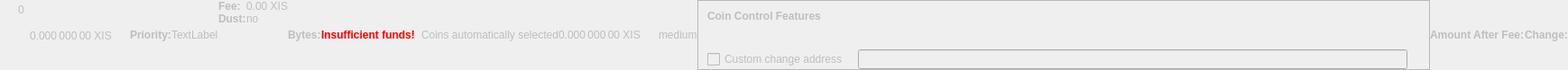
    <widget class="QWidget" name="dummyHideWidget" native="true">
     <property name="enabled">
      <bool>false</bool>
     </property>
     <property name="maximumSize">
      <size>
       <width>100</width>
       <height>22</height>
      </size>
     </property>
     <layout class="QHBoxLayout" name="dummyHideLayout">
      <property name="spacing">
       <number>0</number>
      </property>
      <property name="leftMargin">
       <number>0</number>
      </property>
      <property name="topMargin">
       <number>0</number>
      </property>
      <property name="rightMargin">
       <number>0</number>
      </property>
      <property name="bottomMargin">
       <number>0</number>
      </property>
      <item>
       <layout class="QFormLayout" name="formLayoutCoinControl1">
        <property name="horizontalSpacing">
         <number>10</number>
        </property>
        <property name="verticalSpacing">
         <number>14</number>
        </property>
        <property name="leftMargin">
         <number>10</number>
        </property>
        <property name="topMargin">
         <number>4</number>
        </property>
        <property name="rightMargin">
         <number>6</number>
        </property>
        <item row="0" column="1">
         <widget class="QLabel" name="labelCoinControlBytes">
          <property name="cursor">
           <cursorShape>IBeamCursor</cursorShape>
          </property>
          <property name="contextMenuPolicy">
           <enum>Qt::ActionsContextMenu</enum>
          </property>
          <property name="text">
           <string notr="true">0</string>
          </property>
          <property name="textInteractionFlags">
           <set>Qt::LinksAccessibleByMouse|Qt::TextSelectableByKeyboard|Qt::TextSelectableByMouse</set>
          </property>
         </widget>
        </item>
       </layout>
      </item>
      <item>
       <widget class="QLabel" name="labelCoinControlAfterFee">
        <property name="enabled">
         <bool>false</bool>
        </property>
        <property name="sizePolicy">
         <sizepolicy hsizetype="Fixed" vsizetype="Fixed">
          <horstretch>0</horstretch>
          <verstretch>0</verstretch>
         </sizepolicy>
        </property>
        <property name="minimumSize">
         <size>
          <width>111</width>
          <height>12</height>
         </size>
        </property>
        <property name="maximumSize">
         <size>
          <width>111</width>
          <height>12</height>
         </size>
        </property>
        <property name="cursor">
         <cursorShape>IBeamCursor</cursorShape>
        </property>
        <property name="contextMenuPolicy">
         <enum>Qt::ActionsContextMenu</enum>
        </property>
        <property name="text">
         <string notr="true">0.000 000 00 XIS</string>
        </property>
        <property name="textInteractionFlags">
         <set>Qt::LinksAccessibleByMouse|Qt::TextSelectableByKeyboard|Qt::TextSelectableByMouse</set>
        </property>
       </widget>
      </item>
      <item>
       <widget class="QLabel" name="labelCoinControlPriorityText">
        <property name="enabled">
         <bool>false</bool>
        </property>
        <property name="font">
         <font>
          <weight>75</weight>
          <bold>true</bold>
         </font>
        </property>
        <property name="text">
         <string>Priority:</string>
        </property>
       </widget>
      </item>
      <item>
       <layout class="QHBoxLayout" name="horizontalLayout">
        <item>
         <widget class="QLabel" name="WarningLabel">
          <property name="text">
           <string>TextLabel</string>
          </property>
         </widget>
        </item>
       </layout>
      </item>
      <item>
       <layout class="QFormLayout" name="formLayoutCoinControl3">
        <property name="horizontalSpacing">
         <number>0</number>
        </property>
        <property name="verticalSpacing">
         <number>0</number>
        </property>
        <property name="leftMargin">
         <number>0</number>
        </property>
        <property name="topMargin">
         <number>0</number>
        </property>
        <property name="rightMargin">
         <number>0</number>
        </property>
        <item row="0" column="0">
         <widget class="QLabel" name="labelCoinControlFeeText">
          <property name="enabled">
           <bool>false</bool>
          </property>
          <property name="font">
           <font>
            <weight>75</weight>
            <bold>true</bold>
           </font>
          </property>
          <property name="text">
           <string>Fee:</string>
          </property>
          <property name="margin">
           <number>0</number>
          </property>
         </widget>
        </item>
        <item row="0" column="1">
         <widget class="QLabel" name="labelCoinControlFee">
          <property name="enabled">
           <bool>false</bool>
          </property>
          <property name="cursor">
           <cursorShape>IBeamCursor</cursorShape>
          </property>
          <property name="contextMenuPolicy">
           <enum>Qt::ActionsContextMenu</enum>
          </property>
          <property name="text">
           <string notr="true">0.00 XIS</string>
          </property>
          <property name="textInteractionFlags">
           <set>Qt::LinksAccessibleByMouse|Qt::TextSelectableByKeyboard|Qt::TextSelectableByMouse</set>
          </property>
         </widget>
        </item>
        <item row="1" column="0">
         <widget class="QLabel" name="labelCoinControlLowOutputText">
          <property name="enabled">
           <bool>false</bool>
          </property>
          <property name="font">
           <font>
            <weight>75</weight>
            <bold>true</bold>
           </font>
          </property>
          <property name="text">
           <string>Dust:</string>
          </property>
         </widget>
        </item>
        <item row="1" column="1">
         <widget class="QLabel" name="labelCoinControlLowOutput">
          <property name="enabled">
           <bool>false</bool>
          </property>
          <property name="cursor">
           <cursorShape>IBeamCursor</cursorShape>
          </property>
          <property name="contextMenuPolicy">
           <enum>Qt::ActionsContextMenu</enum>
          </property>
          <property name="text">
           <string>no</string>
          </property>
          <property name="textInteractionFlags">
           <set>Qt::LinksAccessibleByMouse|Qt::TextSelectableByKeyboard|Qt::TextSelectableByMouse</set>
          </property>
         </widget>
        </item>
       </layout>
      </item>
      <item>
       <widget class="QLabel" name="labelCoinControlBytesText">
        <property name="enabled">
         <bool>false</bool>
        </property>
        <property name="font">
         <font>
          <weight>75</weight>
          <bold>true</bold>
         </font>
        </property>
        <property name="text">
         <string>Bytes:</string>
        </property>
       </widget>
      </item>
      <item>
       <layout class="QFormLayout" name="formLayoutCoinControl2">
        <property name="horizontalSpacing">
         <number>0</number>
        </property>
        <property name="verticalSpacing">
         <number>0</number>
        </property>
        <property name="leftMargin">
         <number>0</number>
        </property>
        <property name="topMargin">
         <number>0</number>
        </property>
        <property name="rightMargin">
         <number>0</number>
        </property>
       </layout>
      </item>
      <item>
       <layout class="QHBoxLayout" name="horizontalLayoutCoinControl2">
        <property name="spacing">
         <number>0</number>
        </property>
        <property name="bottomMargin">
         <number>0</number>
        </property>
       </layout>
      </item>
      <item>
       <widget class="QLabel" name="labelCoinControlInsuffFunds">
        <property name="enabled">
         <bool>false</bool>
        </property>
        <property name="minimumSize">
         <size>
          <width>0</width>
          <height>0</height>
         </size>
        </property>
        <property name="font">
         <font>
          <weight>75</weight>
          <bold>true</bold>
         </font>
        </property>
        <property name="styleSheet">
         <string notr="true">color:red;font-weight:bold;</string>
        </property>
        <property name="text">
         <string>Insufficient funds!</string>
        </property>
        <property name="margin">
         <number>5</number>
        </property>
       </widget>
      </item>
      <item>
       <layout class="QFormLayout" name="formLayoutCoinControl4">
        <property name="horizontalSpacing">
         <number>0</number>
        </property>
        <property name="verticalSpacing">
         <number>0</number>
        </property>
        <property name="leftMargin">
         <number>0</number>
        </property>
        <property name="topMargin">
         <number>0</number>
        </property>
        <property name="rightMargin">
         <number>0</number>
        </property>
       </layout>
      </item>
      <item>
       <widget class="QLabel" name="labelCoinControlChangeLabel">
        <property name="enabled">
         <bool>false</bool>
        </property>
        <property name="sizePolicy">
         <sizepolicy hsizetype="Preferred" vsizetype="Expanding">
          <horstretch>0</horstretch>
          <verstretch>0</verstretch>
         </sizepolicy>
        </property>
        <property name="minimumSize">
         <size>
          <width>0</width>
          <height>0</height>
         </size>
        </property>
        <property name="text">
         <string/>
        </property>
        <property name="margin">
         <number>3</number>
        </property>
       </widget>
      </item>
      <item>
       <widget class="QLabel" name="labelCoinControlAutomaticallySelected">
        <property name="enabled">
         <bool>false</bool>
        </property>
        <property name="sizePolicy">
         <sizepolicy hsizetype="Fixed" vsizetype="Fixed">
          <horstretch>0</horstretch>
          <verstretch>0</verstretch>
         </sizepolicy>
        </property>
        <property name="minimumSize">
         <size>
          <width>0</width>
          <height>0</height>
         </size>
        </property>
        <property name="maximumSize">
         <size>
          <width>240</width>
          <height>16777215</height>
         </size>
        </property>
        <property name="text">
         <string>Coins automatically selected</string>
        </property>
        <property name="margin">
         <number>5</number>
        </property>
       </widget>
      </item>
      <item>
       <widget class="QLabel" name="labelCoinControlChange">
        <property name="enabled">
         <bool>false</bool>
        </property>
        <property name="sizePolicy">
         <sizepolicy hsizetype="Fixed" vsizetype="Fixed">
          <horstretch>0</horstretch>
          <verstretch>0</verstretch>
         </sizepolicy>
        </property>
        <property name="minimumSize">
         <size>
          <width>111</width>
          <height>0</height>
         </size>
        </property>
        <property name="maximumSize">
         <size>
          <width>111</width>
          <height>16777215</height>
         </size>
        </property>
        <property name="cursor">
         <cursorShape>IBeamCursor</cursorShape>
        </property>
        <property name="contextMenuPolicy">
         <enum>Qt::ActionsContextMenu</enum>
        </property>
        <property name="text">
         <string notr="true">0.000 000 00 XIS</string>
        </property>
        <property name="textInteractionFlags">
         <set>Qt::LinksAccessibleByMouse|Qt::TextSelectableByKeyboard|Qt::TextSelectableByMouse</set>
        </property>
       </widget>
      </item>
      <item>
       <widget class="QLabel" name="labelCoinControlPriority">
        <property name="enabled">
         <bool>false</bool>
        </property>
        <property name="cursor">
         <cursorShape>IBeamCursor</cursorShape>
        </property>
        <property name="contextMenuPolicy">
         <enum>Qt::ActionsContextMenu</enum>
        </property>
        <property name="text">
         <string>medium</string>
        </property>
        <property name="textInteractionFlags">
         <set>Qt::LinksAccessibleByMouse|Qt::TextSelectableByKeyboard|Qt::TextSelectableByMouse</set>
        </property>
       </widget>
      </item>
      <item>
       <widget class="QFrame" name="frameCoinControl">
        <property name="sizePolicy">
         <sizepolicy hsizetype="Expanding" vsizetype="Expanding">
          <horstretch>0</horstretch>
          <verstretch>0</verstretch>
         </sizepolicy>
        </property>
        <property name="maximumSize">
         <size>
          <width>16777215</width>
          <height>16777215</height>
         </size>
        </property>
        <property name="frameShape">
         <enum>QFrame::StyledPanel</enum>
        </property>
        <property name="frameShadow">
         <enum>QFrame::Sunken</enum>
        </property>
        <layout class="QVBoxLayout" name="verticalLayoutCoinControl2_2">
         <property name="spacing">
          <number>0</number>
         </property>
         <property name="leftMargin">
          <number>0</number>
         </property>
         <property name="topMargin">
          <number>0</number>
         </property>
         <property name="rightMargin">
          <number>0</number>
         </property>
         <property name="bottomMargin">
          <number>0</number>
         </property>
         <item>
          <layout class="QVBoxLayout" name="verticalLayoutCoinControl" stretch="0,0,0,1">
           <property name="spacing">
            <number>0</number>
           </property>
           <property name="leftMargin">
            <number>10</number>
           </property>
           <property name="topMargin">
            <number>10</number>
           </property>
           <item>
            <layout class="QHBoxLayout" name="horizontalLayoutCoinControl1">
             <property name="bottomMargin">
              <number>15</number>
             </property>
             <item>
              <widget class="QLabel" name="labelCoinControlFeatures">
               <property name="enabled">
                <bool>false</bool>
               </property>
               <property name="sizePolicy">
                <sizepolicy hsizetype="Preferred" vsizetype="Maximum">
                 <horstretch>0</horstretch>
                 <verstretch>0</verstretch>
                </sizepolicy>
               </property>
               <property name="font">
                <font>
                 <weight>75</weight>
                 <bold>true</bold>
                </font>
               </property>
               <property name="styleSheet">
                <string notr="true">font-weight:bold;</string>
               </property>
               <property name="text">
                <string>Coin Control Features</string>
               </property>
              </widget>
             </item>
            </layout>
           </item>
           <item>
            <widget class="QWidget" name="widgetCoinControl" native="true">
             <property name="sizePolicy">
              <sizepolicy hsizetype="Preferred" vsizetype="Preferred">
               <horstretch>0</horstretch>
               <verstretch>0</verstretch>
              </sizepolicy>
             </property>
             <property name="minimumSize">
              <size>
               <width>0</width>
               <height>0</height>
              </size>
             </property>
             <property name="styleSheet">
              <string notr="true"/>
             </property>
             <layout class="QHBoxLayout" name="horizontalLayoutCoinControl5_2">
              <property name="leftMargin">
               <number>0</number>
              </property>
              <property name="topMargin">
               <number>0</number>
              </property>
              <property name="rightMargin">
               <number>0</number>
              </property>
              <property name="bottomMargin">
               <number>0</number>
              </property>
              <item>
               <layout class="QHBoxLayout" name="horizontalLayoutCoinControl3">
                <property name="spacing">
                 <number>20</number>
                </property>
                <property name="topMargin">
                 <number>0</number>
                </property>
                <property name="bottomMargin">
                 <number>10</number>
                </property>
               </layout>
              </item>
             </layout>
            </widget>
           </item>
           <item>
            <layout class="QHBoxLayout" name="horizontalLayoutCoinControl4" stretch="0,0,0">
             <property name="spacing">
              <number>12</number>
             </property>
             <property name="sizeConstraint">
              <enum>QLayout::SetDefaultConstraint</enum>
             </property>
             <property name="topMargin">
              <number>5</number>
             </property>
             <property name="rightMargin">
              <number>5</number>
             </property>
             <item>
              <widget class="QCheckBox" name="checkBoxCoinControlChange">
               <property name="enabled">
                <bool>false</bool>
               </property>
               <property name="toolTip">
                <string>If this is activated, but the change address is empty or invalid, change will be sent to a newly generated address.</string>
               </property>
               <property name="text">
                <string>Custom change address</string>
               </property>
              </widget>
             </item>
             <item>
              <widget class="QValidatedLineEdit" name="lineEditCoinControlChange">
               <property name="enabled">
                <bool>false</bool>
               </property>
               <property name="sizePolicy">
                <sizepolicy hsizetype="Expanding" vsizetype="Fixed">
                 <horstretch>0</horstretch>
                 <verstretch>0</verstretch>
                </sizepolicy>
               </property>
              </widget>
             </item>
             <item>
              <widget class="QLabel" name="labelCoinControlChangeLabel_2">
               <property name="sizePolicy">
                <sizepolicy hsizetype="Preferred" vsizetype="Expanding">
                 <horstretch>0</horstretch>
                 <verstretch>0</verstretch>
                </sizepolicy>
               </property>
               <property name="minimumSize">
                <size>
                 <width>0</width>
                 <height>0</height>
                </size>
               </property>
               <property name="text">
                <string/>
               </property>
               <property name="margin">
                <number>3</number>
               </property>
              </widget>
             </item>
            </layout>
           </item>
           <item>
            <spacer name="verticalSpacerCoinControl">
             <property name="orientation">
              <enum>Qt::Vertical</enum>
             </property>
             <property name="sizeHint" stdset="0">
              <size>
               <width>800</width>
               <height>1</height>
              </size>
             </property>
            </spacer>
           </item>
          </layout>
         </item>
        </layout>
       </widget>
      </item>
      <item>
       <widget class="QLabel" name="labelCoinControlAfterFeeText">
        <property name="enabled">
         <bool>false</bool>
        </property>
        <property name="minimumSize">
         <size>
          <width>0</width>
          <height>0</height>
         </size>
        </property>
        <property name="maximumSize">
         <size>
          <width>16777215</width>
          <height>16777215</height>
         </size>
        </property>
        <property name="font">
         <font>
          <weight>75</weight>
          <bold>true</bold>
         </font>
        </property>
        <property name="text">
         <string>Amount After Fee:</string>
        </property>
        <property name="alignment">
         <set>Qt::AlignLeading|Qt::AlignLeft|Qt::AlignVCenter</set>
        </property>
        <property name="margin">
         <number>0</number>
        </property>
       </widget>
      </item>
      <item>
       <widget class="QLabel" name="labelCoinControlChangeText">
        <property name="enabled">
         <bool>false</bool>
        </property>
        <property name="sizePolicy">
         <sizepolicy hsizetype="Preferred" vsizetype="Preferred">
          <horstretch>0</horstretch>
          <verstretch>0</verstretch>
         </sizepolicy>
        </property>
        <property name="minimumSize">
         <size>
          <width>0</width>
          <height>0</height>
         </size>
        </property>
        <property name="maximumSize">
         <size>
          <width>16777215</width>
          <height>16777215</height>
         </size>
        </property>
        <property name="font">
         <font>
          <weight>75</weight>
          <bold>true</bold>
         </font>
        </property>
        <property name="text">
         <string>Change:</string>
        </property>
        <property name="alignment">
         <set>Qt::AlignLeading|Qt::AlignLeft|Qt::AlignVCenter</set>
        </property>
       </widget>
      </item>
     </layout>
    </widget>
